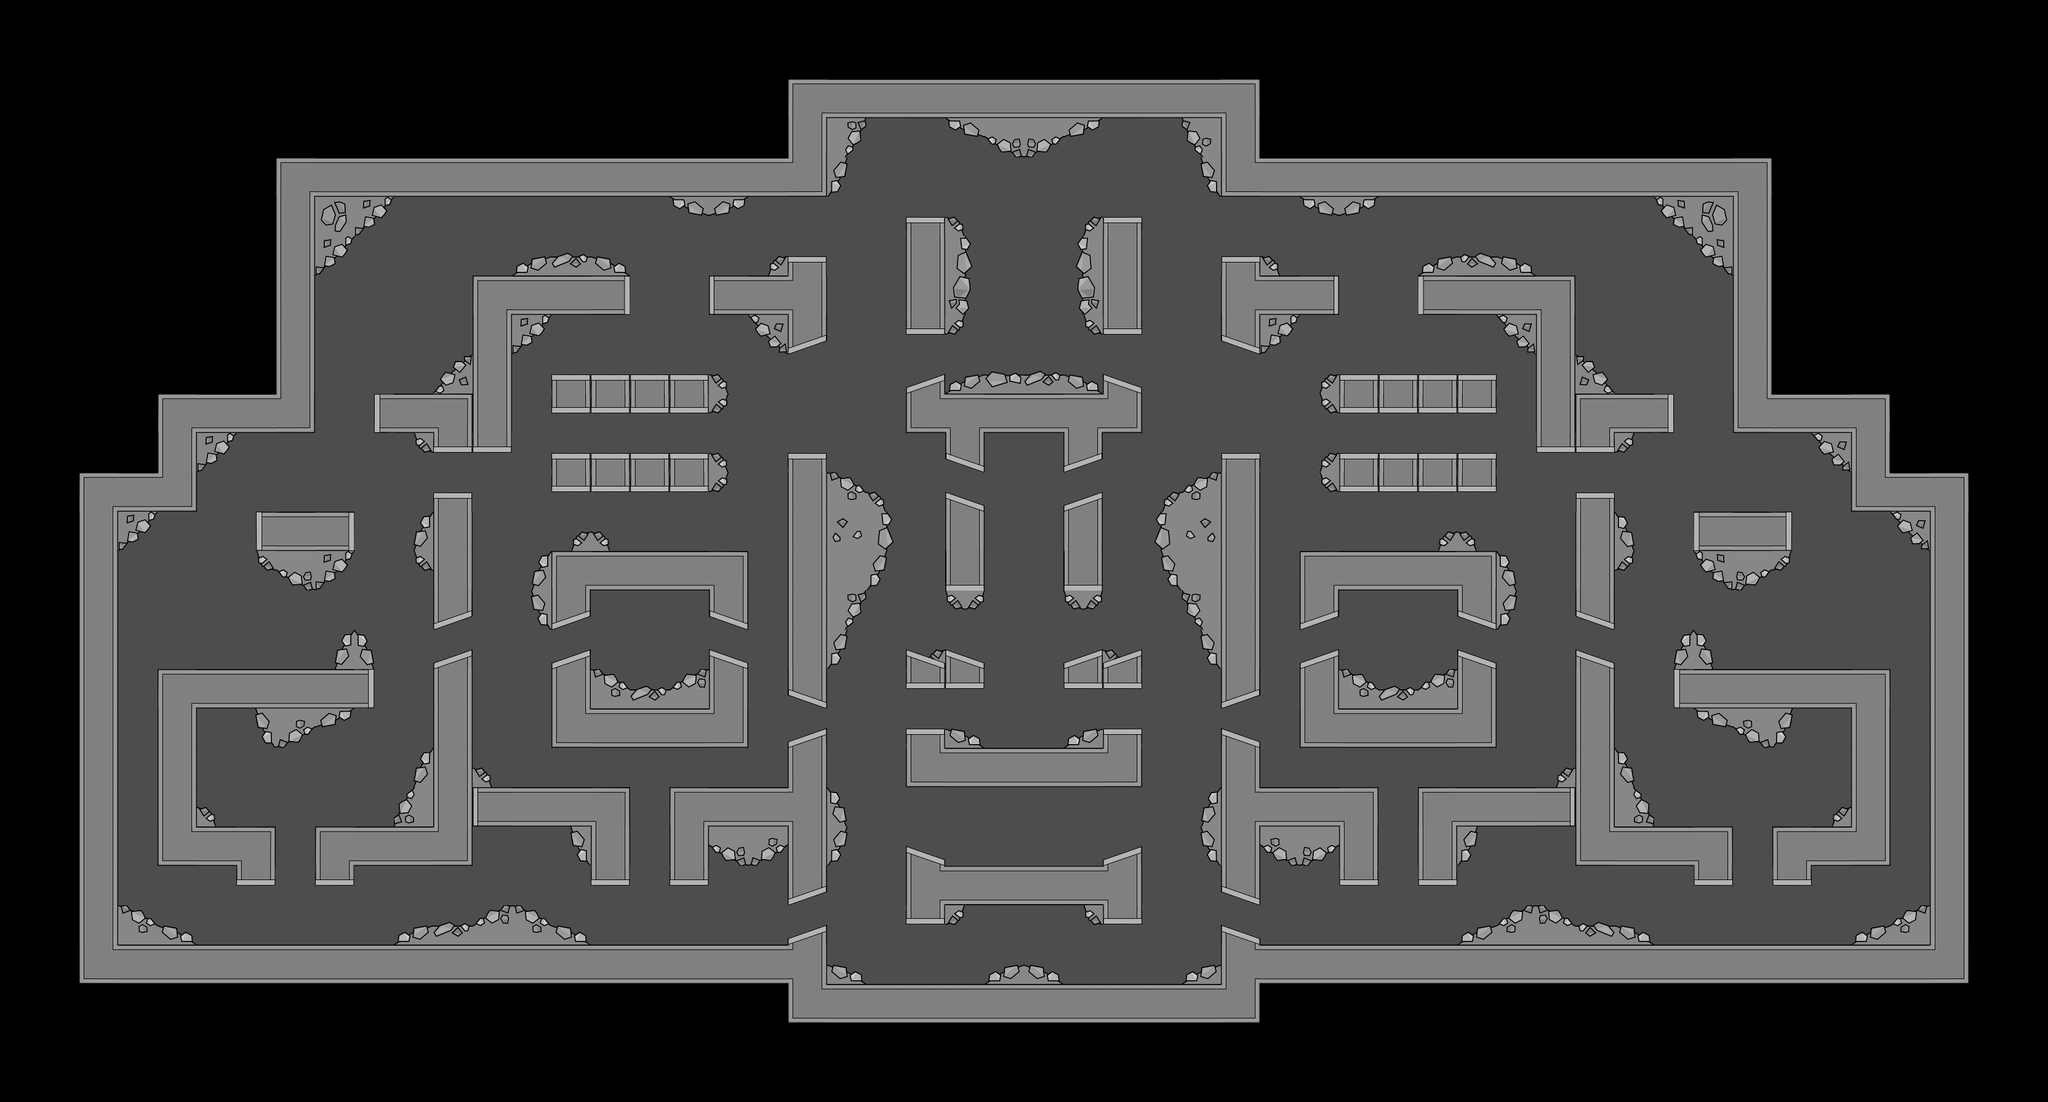

A level layout from a 2D game, rendered from its tile map. Below: a short description, then the map file with tile-grid data replaced by summaries:
An orthogonal 52x28 tile map with 64x64 px tiles, 3 tile layers (tilebg2, tilebg, tile) and 76 objects (31x co_poly, 27x wp_p, 2x ctf_sp_1, 2x ctf_sp_2, 2x sp_p_05, ...).

<map version="1.4" tiledversion="1.4.3" orientation="orthogonal" renderorder="right-down" width="52" height="28" tilewidth="64" tileheight="64" infinite="0" nextlayerid="4" nextobjectid="1">
 <tileset firstgid="1" source="t64Moon_new.tsx" />
 <layer id="1" name="tilebg2" width="52" height="28">
  <data>[1456 cells, 976 non-empty, 2 distinct tile ids]</data>
 </layer>
 <layer id="3" name="tilebg" width="52" height="28">
  <data>[1456 cells, 2 non-empty, 2 distinct tile ids]</data>
 </layer>
 <layer id="2" name="tile" width="52" height="28">
  <data>[1456 cells, 600 non-empty, 59 distinct tile ids]</data>
 </layer>
 <objectgroup id="1" name="objects">
  <object id="8" name="wp_p" x="1664" y="553">
   <properties>
    <property name="weapon" value="m93ba" />
   </properties>
  </object>
  <object id="9" name="ctf_sp_1" x="512" y="768" />
  <object id="10" name="ctf_sp_2" x="2811" y="766" />
  <object id="11" name="wp_p" x="1220" y="426">
   <properties>
    <property name="weapon" value="huntingpistol,shotgun" />
   </properties>
  </object>
  <object id="12" name="wp_p" x="578" y="1318">
   <properties>
    <property name="weapon" value="shotgun,m16" />
   </properties>
  </object>
  <object id="13" name="wp_p" x="1665" y="1379">
   <properties>
    <property name="weapon" value="smaw,minigun" />
   </properties>
  </object>
  <object id="14" name="wp_p" x="1662" y="1192">
   <properties>
    <property name="weapon" value="healthpack" />
   </properties>
  </object>
  <object id="15" name="wp_p" x="257" y="1494">
   <properties>
    <property name="weapon" value="boosttank" />
   </properties>
  </object>
  <object id="16" name="wp_p" x="1509" y="319">
   <properties>
    <property name="weapon" value="boosttank" />
   </properties>
  </object>
  <object id="18" name="wp_p" x="810" y="433">
   <properties>
    <property name="weapon" value="gasnade,fargnade,proxynade" />
   </properties>
  </object>
  <object id="19" name="wp_p" x="754" y="1483">
   <properties>
    <property name="weapon" value="gasnade,fargnade,proxynade" />
   </properties>
  </object>
  <object id="20" name="wp_p" x="737" y="788">
   <properties>
    <property name="weapon" value="gasnade,fargnade,proxynade" />
   </properties>
  </object>
  <object id="21" name="wp_p" x="1056" y="594">
   <properties>
    <property name="weapon" value="riot" />
   </properties>
  </object>
  <object id="22" name="wp_p" x="1058" y="726">
   <properties>
    <property name="weapon" value="machete" />
   </properties>
  </object>
  <object id="24" name="wp_p" x="1054" y="1109">
   <properties>
    <property name="weapon" value="mp5,m16" />
   </properties>
  </object>
  <object id="25" name="wp_p" x="662" y="620">
   <properties>
    <property name="weapon" value="ak47,tec9" />
   </properties>
  </object>
  <object id="26" name="wp_p" x="1060" y="874">
   <properties>
    <property name="weapon" value="healthpack" />
   </properties>
  </object>
  <object id="27" name="wp_p" x="2103" y="427">
   <properties>
    <property name="weapon" value="huntingpistol,shotgun" />
   </properties>
  </object>
  <object id="28" name="wp_p" x="2732" y="1319">
   <properties>
    <property name="weapon" value="shotgun,m16" />
   </properties>
  </object>
  <object id="30" name="wp_p" x="1825" y="318">
   <properties>
    <property name="weapon" value="boosttank" />
   </properties>
  </object>
  <object id="32" name="wp_p" x="2513" y="434">
   <properties>
    <property name="weapon" value="gasnade,fargnade,proxynade" />
   </properties>
  </object>
  <object id="33" name="wp_p" x="2580" y="1487">
   <properties>
    <property name="weapon" value="gasnade,fargnade,proxynade" />
   </properties>
  </object>
  <object id="34" name="wp_p" x="2596" y="788">
   <properties>
    <property name="weapon" value="gasnade,fargnade,proxynade" />
   </properties>
  </object>
  <object id="35" name="wp_p" x="2267" y="594">
   <properties>
    <property name="weapon" value="riot" />
   </properties>
  </object>
  <object id="36" name="wp_p" x="2265" y="727">
   <properties>
    <property name="weapon" value="machete" />
   </properties>
  </object>
  <object id="38" name="wp_p" x="2269" y="1108">
   <properties>
    <property name="weapon" value="mp5,m16" />
   </properties>
  </object>
  <object id="39" name="wp_p" x="2679" y="611">
   <properties>
    <property name="weapon" value="ak47,tec9" />
   </properties>
  </object>
  <object id="40" name="wp_p" x="2263" y="874">
   <properties>
    <property name="weapon" value="healthpack" />
   </properties>
  </object>
  <object id="8" name="sp_p_00" x="2547" y="1454" />
  <object id="9" name="sp_p_01" x="1054" y="1371" />
  <object id="10" name="sp_p_02" x="2238" y="447" />
  <object id="11" name="sp_p_05" x="572" y="552" />
  <object id="12" name="sp_p_05" x="2385" y="415" />
  <object id="14" name="sp_p_13" x="1410" y="240" />
  <object id="2" name="ctf_sp_1" x="478" y="1256" />
  <object id="12" name="fp_b_2" x="2866" y="1082.33" rotation="180">
   <properties>
    <property name="sprite" value="flagStationOrange" />
   </properties>
  </object>
  <object id="13" name="fp_2" x="2866" y="1027.33" rotation="180" />
  <object id="14" name="ctf_sp_2" x="2857.33" y="1263.33" />
  <object id="15" name="fp_b_1" x="464" y="1082">
   <properties>
    <property name="sprite" value="flagStationBlue" />
   </properties>
  </object>
  <object id="16" name="fp_1" x="463" y="1029" />
  <object id="1" name="fp_b_1" x="464" y="1082">
   <properties>
    <property name="sprite" value="flagStationBlue" />
   </properties>
  </object>
  <object id="2" name="wp_p" x="3074" y="1474">
   <properties>
    <property name="weapon" value="boosttank" />
   </properties>
  </object>
 </objectgroup>
 <objectgroup id="2" name="collision" visible="0">
  <!-- 34 objects omitted --></objectgroup>
</map>
<!-- 34 of 76 objects omitted -->